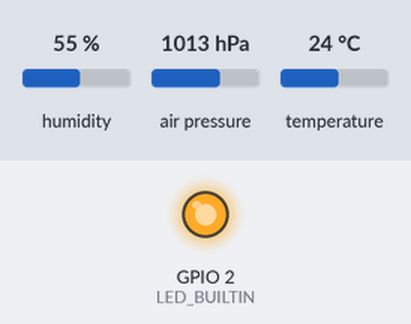
Recording of a program running on a simulated ESP32. On the bench: output pins drawn as LEDs (lit = HIGH). The test bench sets the inputs (shaded band); at power-on: humidity 55 %, air pressure 1013 hPa, temperature 24 °C. WiFi joins after 1.5 s; servers stay silent unless stated; uploads are accepted with an empty reply; what the program prints to the serial monitor is not drawn. At 2.2 s the program puts the board to deep sleep or switches it off; the recording ends there.

Above: at 0.1 s.
Timing chart, 0 to 1.6 s (numbered marks = the images above):
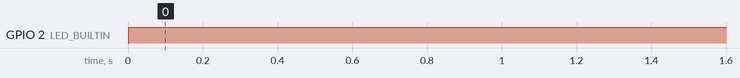

Measured:
- by itself, GPIO 2 (LED_BUILTIN): LOW → HIGH at 0.00 s

The program:

main.cpp
```cpp
#include <Arduino.h>
#include <WiFi.h>
#include <HTTPClient.h>
#include <Wire.h>
#include <Adafruit_Sensor.h>
#include <Adafruit_BME280.h>

//define WIFI
#define WIFI_SSID "WLAN-123"
#define WIFI_PASSWORD "0123456789"

//define pins
#define LDRPIN 34
#define SEALEVELPRESSURE_HPA (1013.25)

// BME280 object
Adafruit_BME280 bme;

// Unique device ID
#define DEVICE_ID "ESP32_indoor"

void setup() {
  pinMode(LED_BUILTIN, OUTPUT);
  // put your setup code here, to run once:
  Serial.begin(921600);
  WiFi.begin(WIFI_SSID, WIFI_PASSWORD);
  digitalWrite(LED_BUILTIN, HIGH);
  Serial.println("");
  while (WiFi.status() != WL_CONNECTED)
  {
    delay(1000);
    Serial.print(".");
  }
  Serial.println("");
  Serial.println("WiFi connected!");

  // Initialize BME280 sensor
  if (!bme.begin(0x76)) {
    Serial.println("Could not find a valid BME280 sensor, check wiring!");
    while (1);
  }

  // Read LDR sensor values
  int lightvalue = analogRead(LDRPIN);

  // Read BME280 sensor values
  float temperature = bme.readTemperature();
  float pressure = bme.readPressure() / 100.0F;
  float humidity = bme.readHumidity();

  // Send data to Raspberry Pi
  if (WiFi.status() == WL_CONNECTED) {
    HTTPClient http;
    http.begin("http://192.168.2.192:5000/data");                         //ID of the RaspberryPI
    http.addHeader("Content-Type", "application/x-www-form-urlencoded");
    http.setAuthorization("admin", "20Wetterstation24");                  //Login to the RaspberryPI server

    String httpRequestData = "device_id=" + String(DEVICE_ID)
                           + "&temperature=" + String(temperature)
                           + "&pressure=" + String(pressure)
                           + "&humidity=" + String(humidity)
                           + "&lightvalue=" + String(lightvalue);

    int httpResponseCode = http.POST(httpRequestData);

    if (httpResponseCode > 0) {
      String response = http.getString();
      Serial.println(httpResponseCode);
      Serial.println(response);
    } else {
      Serial.print("Error on sending POST: ");
      Serial.println(httpResponseCode);
    }

    http.end();
  }

  //deep sleep 600s / 10min
  esp_sleep_enable_timer_wakeup(600000000);
  esp_deep_sleep_start();
}

void loop() {
  //empty because of deep sleep
}
```
